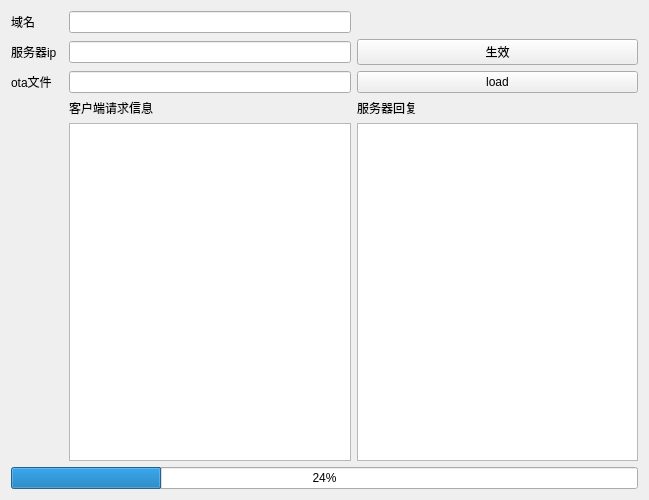
<?xml version="1.0" encoding="UTF-8"?>
<ui version="4.0">
 <class>OtaWidget</class>
 <widget class="QWidget" name="OtaWidget">
  <property name="geometry">
   <rect>
    <x>0</x>
    <y>0</y>
    <width>649</width>
    <height>500</height>
   </rect>
  </property>
  <property name="windowTitle">
   <string>Form</string>
  </property>
  <layout class="QGridLayout" name="gridLayout">
   <item row="3" column="3">
    <widget class="QLabel" name="label_4">
     <property name="text">
      <string>服务器回复</string>
     </property>
    </widget>
   </item>
   <item row="0" column="2">
    <widget class="QLineEdit" name="let_dns"/>
   </item>
   <item row="2" column="0">
    <widget class="QLabel" name="label_2">
     <property name="text">
      <string>ota文件</string>
     </property>
    </widget>
   </item>
   <item row="1" column="0">
    <widget class="QLabel" name="label_5">
     <property name="text">
      <string>服务器ip</string>
     </property>
    </widget>
   </item>
   <item row="4" column="3">
    <widget class="QPlainTextEdit" name="pte_serderInfo"/>
   </item>
   <item row="0" column="0">
    <widget class="QLabel" name="label">
     <property name="text">
      <string>域名</string>
     </property>
    </widget>
   </item>
   <item row="3" column="2">
    <widget class="QLabel" name="label_3">
     <property name="text">
      <string>客户端请求信息</string>
     </property>
    </widget>
   </item>
   <item row="1" column="2">
    <widget class="QLineEdit" name="let_serverIp"/>
   </item>
   <item row="4" column="2">
    <widget class="QPlainTextEdit" name="pte_clientInfo"/>
   </item>
   <item row="2" column="3">
    <widget class="QPushButton" name="pbt_otaFileLoad">
     <property name="text">
      <string>load</string>
     </property>
    </widget>
   </item>
   <item row="2" column="2">
    <widget class="QLineEdit" name="let_otaFile"/>
   </item>
   <item row="1" column="3">
    <widget class="QPushButton" name="pbt_dnsSet">
     <property name="text">
      <string>生效</string>
     </property>
    </widget>
   </item>
   <item row="6" column="0" colspan="4">
    <widget class="QProgressBar" name="progressBar">
     <property name="value">
      <number>24</number>
     </property>
    </widget>
   </item>
  </layout>
 </widget>
 <resources/>
 <connections/>
</ui>
